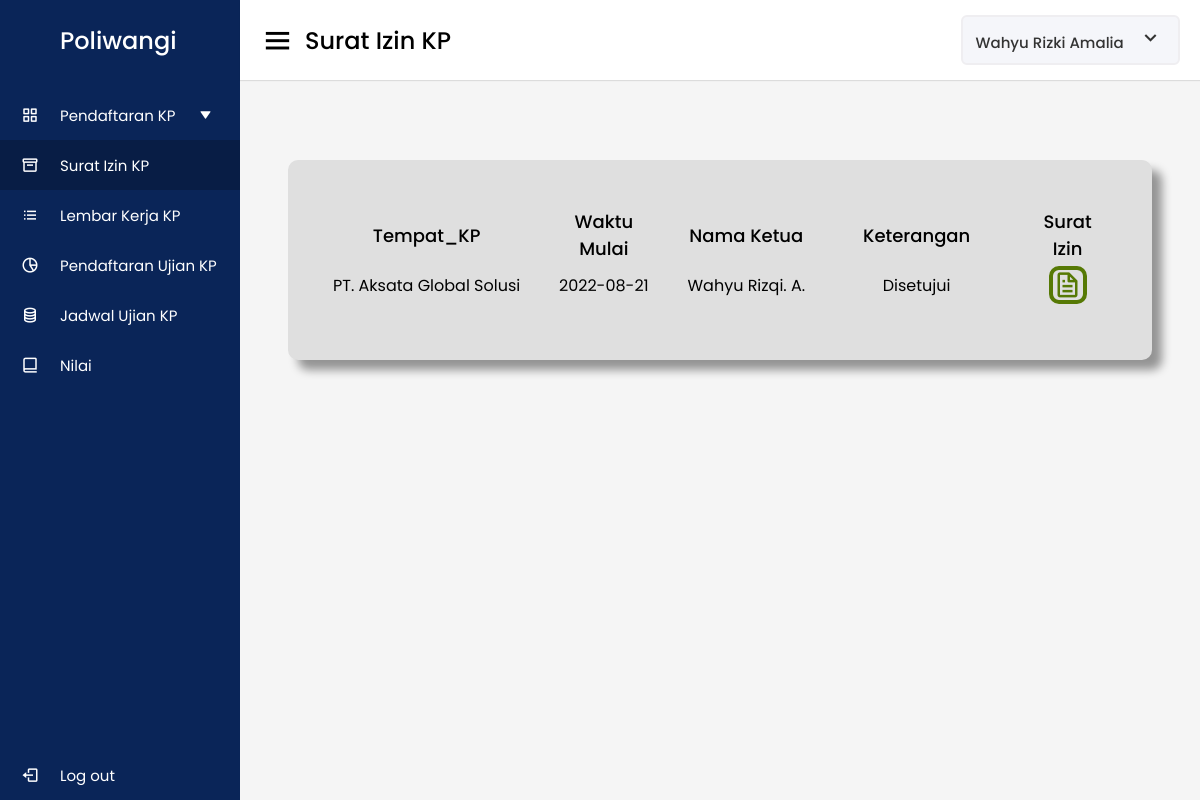
Page /php/surat_izin.php (signed in) on the committed database.
### tables this page shows
CREATE TABLE `mahasiswa` (
  `id` int(50) NOT NULL,
  `nama_mahasiswa` varchar(45) DEFAULT NULL,
  `nim` varchar(45) DEFAULT NULL,
  `kelas` varchar(45) DEFAULT NULL,
  `email` varchar(45) DEFAULT NULL,
  `alamat` varchar(45) DEFAULT NULL,
  `id_user` int(50) DEFAULT NULL,
  `anggota_kelompok_id` int(11) DEFAULT NULL
);

CREATE TABLE `pendaftaran_kp` (
  `id` int(50) NOT NULL,
  `tempat_kp` varchar(45) DEFAULT NULL,
  `alamat_kp` varchar(45) DEFAULT NULL,
  `tanggal_mulai` date DEFAULT NULL,
  `tanggal_selesai` date DEFAULT NULL,
  `proposal` varchar(200) DEFAULT NULL,
  `anggota_kelompok_id` int(11) DEFAULT NULL,
  `dosen_id` int(11) DEFAULT NULL,
  `perusahaan_id` int(11) DEFAULT NULL
);

CREATE TABLE `anggota_kelompok` (
  `id` int(12) NOT NULL,
  `nama_anggota` varchar(50) NOT NULL,
  `nim` char(12) DEFAULT NULL
);

### php/function.php (called while the page is built, shortened)
<?php
$conn = mysqli_connect("localhost", "root", "", "db_tugas");
function query($query)
{
    global $conn;
    $result = mysqli_query($conn, $query);
    $row = [];
    while ($rows = mysqli_fetch_assoc($result)) {
        $row[] = $rows;
    }
    return $row;
}

### php/surat_izin.php (the view, shortened to what this page needs)
<?php
require "function.php";
$username = $_SESSION['username'];
$user = query("SELECT * FROM mahasiswa WHERE nim = $username");
$pendaft = query("SELECT * FROM pendaftaran_kp INNER JOIN anggota_kelompok ON pendaftaran_kp.anggota_kelompok_id = anggota_kelompok.id");
?>
<!DOCTYPE html>
<html lang="en">
<head>
  <link rel="stylesheet" href="../css/jadwalStyle.css" />
  <link href="https://unpkg.com/boxicons@2.0.7/css/boxicons.min.css" rel="stylesheet" />
</head>
<body>
  <div class="sidebar">
    <div class="logo-details">
      <span class="logo_name">Poliwangi</span>
    </div>
    <ul class="nav-links">
      <li class="pend_btn">
        <a href="#" class="pend_btn klik">
          <i class="bx bx-grid-alt"></i>
          <span class="links_name pend_btn">Pendaftaran KP</span>
          <i class="bx bxs-down-arrow pend_btn"></i>
        </a>
      </li>
      <li>
        <a href="surat_izin.php" class="active">
          <i class="bx bx-box"></i>
          <span class="links_name">Surat Izin KP</span>
        </a>
      </li>
      <li>
        <a href="lembar_kerja.php">
          <i class="bx bx-list-ul"></i>
          <span class="links_name">Lembar Kerja KP</span>
        </a>
      </li>
      <li>
        <a href="pendaftran_ujian.php">
          <i class="bx bx-pie-chart-alt-2"></i>
          <span class="links_name">Pendaftaran Ujian KP</span>
        </a>
      </li>
      <li>
        <a href="jadwal.php">
          <i class="bx bx-coin-stack"></i>
          <span class="links_name">Jadwal Ujian KP</span>
        </a>
      </li>
      <li>
        <a href="nilai.php">
          <i class="bx bx-book-alt"></i>
          <span class="links_name"> Nilai </span>
        </a>
      </li>
      <li class="log_out">
        <a href="logout.php">
          <i class="bx bx-log-out"></i>
          <span class="links_name">Log out</span>
        </a>
      </li>
    </ul>
  </div>
  <section class="home-section">
    <nav>
      <div class="sidebar-button">
        <i class="bx bx-menu sidebarBtn"></i>
        <span class="dashboard">Surat Izin KP</span>
      </div>
      <div class="profile-details">
        <a href="profil.php ">
          <?php foreach ($user as $mhs) : ?>
            <span class="admin_name"><?= $mhs['nama_mahasiswa']; ?></span>
            <i class="bx bx-chevron-down"></i>
          <?php endforeach; ?>
        </a>
      </div>
    </nav>
    <div class="container">
      <?php foreach ($pendaft as $lmb) : ?>
        <div class="activity-data">
          <div class="box">
            <div class="data names">
              <span class="data-title">Tempat_KP</span>
              <span class="data-list"><?= $lmb['tempat_kp']; ?></span>
            </div>
            <div class="data email">
              <span class="data-title">Waktu Mulai</span>
              <span class="data-list"><?= $lmb['tanggal_mulai']; ?></span>
            </div>
            <div class="data ketua">
              <span class="data-title">Nama Ketua</span>
              <span class="data-list"><?= $lmb['nama_anggota']; ?></span>
            </div>
            <div class="data type">
              <span class="data-title">Keterangan</span>
              <span class="data-list">Disetujui</span>
            </div>
            <div class="data proposal">
              <span class="data-title">Surat Izin</span>
              <span class="data-list"><a href="download.php"><span class="data-list kp"><i class='bx bx-file'></i></a></span>
            </div>
          </div>
        </div>
      <?php endforeach; ?>
  </section>
</body>
</html>

### css/jadwalStyle.css (style rules this page uses)
* { margin: 0; padding: 0; box-sizing: border-box; font-family: 'Poppins', sans-serif; }
.sidebar { position: fixed; height: 100%; width: 240px; background: #0a2558; transition: all 0.5s ease; }
.sidebar .logo-details { height: 80px; display: flex; align-items: center; }
.sidebar .logo-details .logo_name { color: #fff; font-size: 24px; font-weight: 500; padding-left: 60px; }
.sidebar .nav-links { margin-top: 10px; }
.sidebar .nav-links li { position: relative; list-style: none; height: 50px; }
.sidebar .nav-links li a { height: 100%; width: 100%; display: flex; align-items: center; text-decoration: none; transition: all 0.4s ease; }
.sidebar .nav-links li a.active { background: #081d45; }
.sidebar .nav-links li i { min-width: 60px; text-align: center; font-size: 18px; color: #fff; }
.sidebar .nav-links li a .links_name { color: #fff; font-size: 15px; font-weight: 400; white-space: nowrap; }
.sidebar .nav-links .log_out { position: absolute; bottom: 0; width: 100%; }
.home-section { position: relative; background: #f5f5f5; min-height: 100vh; width: calc(100% - 240px); left: 240px; transition: all 0.5s ease; }
.home-section nav { display: flex; justify-content: space-between; height: 80px; background: #fff; display: flex; align-items: center; position: fixed; width: calc(100% - 240px); left: 240px; z-index: 100; padding: 0 20px; box-shadow: 0 1px 1px rgba(0, 0, 0, 0.1); transition: all 0.5s ease; }
.home-section nav .sidebar-button { display: flex; align-items: center; font-size: 24px; font-weight: 500; }
nav .sidebar-button i { font-size: 35px; margin-right: 10px; }
.home-section nav .profile-details { display: flex; align-items: center; background: #f5f6fa; border: 2px solid #efeef1; border-radius: 6px; height: 50px; min-width: 190px; padding: 0 15px 0 2px; }
nav .profile-details .admin_name { font-size: 15px; font-weight: 500; color: #333; margin: 0 10px; white-space: nowrap; }
nav .profile-details i { font-size: 25px; color: #333; }
.container { padding-top: 20vh; text-align: center; }
.activity-data { display: flex; justify-content: center; align-items: center; }
.activity-data .data { display: flex; flex-direction: column; padding: 0 15px; height: 100px; }
.activity-data .data-title { font-size: 18px; font-weight: 500; height: 50px; width: 100%; color: var(--text-color); text-align: center; width: 100%; display: flex; justify-content: center; align-items: center; }
.activity-data .data .data-list { font-size: 16px; font-weight: 400; height: 50px; white-space: nowrap; color: var(--text-color); display: flex; justify-content: center; align-items: center; }
.box { background-color: rgb(223, 223, 223); padding: 50px 30px; display: flex; border-radius: 10px; box-shadow: 10px 10px 10px rgba(0, 0, 0, 0.4); margin-bottom: 20px; justify-content: center; align-items: center; width: 90%; }
a { text-decoration: none; }
.bx-file { font-size: 30px; border: 4px solid; border-radius: 10px; cursor: pointer; color: rgb(86, 121, 5); }
.type { width: 25%; }
.sidebar .nav-links li .bxs-down-arrow { font-size: 12px; transition: 0.4s; }
.proposal .data-list i { font-size: 30px; border: 4px solid; border-radius: 10px; cursor: pointer; color: rgb(86, 121, 5); }

### rows in the picture
mahasiswa: nama_mahasiswa "Wahyu Rizki Amalia"
pendaftaran_kp: tempat_kp "PT. Aksata Global Solusi", tanggal_mulai "2022-08-21", anggota_kelompok.nama_anggota "Wahyu Rizqi. A."
